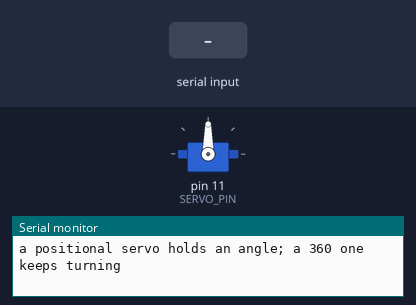
Recording of a sketch running on a simulated Arduino Uno, built with avr-gcc and run on an emulated ATmega328P. Parts: servo, the last lines printed to the serial monitor. The test bench sets the inputs (shaded band).

Above: at 1.5 s.
1.6 s: "s\n" received over Serial
4.6 s: "o\n" received over Serial
At 5.8 s:
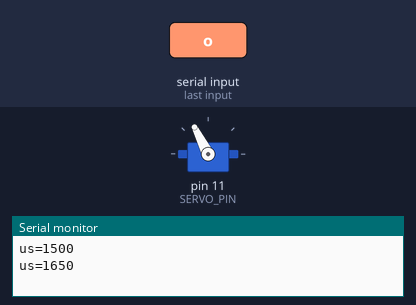
6.1 s: "c\n" received over Serial
At 7.2 s:
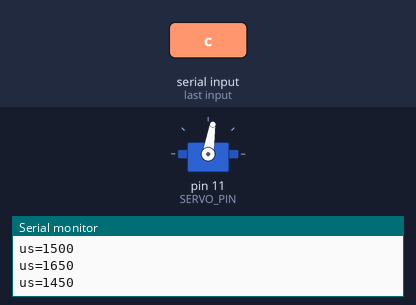
7.6 s: "-\n" received over Serial
At 8.3 s:
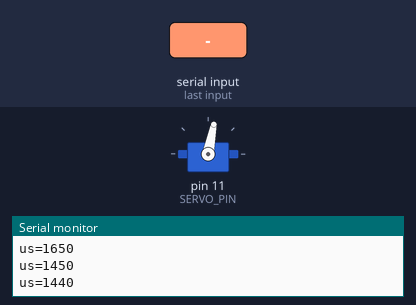
Timing chart, 0 to 10.1 s (numbered marks = the images above; inputs shaded):
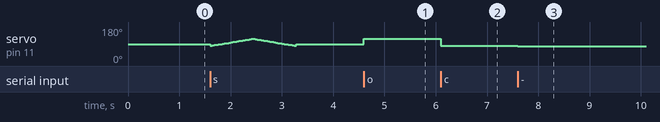

The sketch:

servo_test.ino
```cpp
/*
 * Minimal single-servo test — no NeoPixel, no APDS9960, no host, no protocol.
 *
 * Flash this on its own to prove the servo, its power and its signal pin
 * before blaming the lamp firmware. It includes only Servo.h, so a working
 * sweep here means the hardware is fine and the problem is in the main sketch
 * (pin map, calibration, or a PWM peripheral that could not be claimed).
 *
 * Wiring
 *   signal (orange/yellow) -> SERVO_PIN, D11 by default
 *   red                    -> external 5 V
 *   brown/black            -> GND, common with the Feather
 *
 * Serial monitor at 115200, line ending "New Line":
 *   c        go to CLOSED_US
 *   o        go to OPEN_US
 *   z        go to 1500 us (centre; STOPS a continuous-rotation servo)
 *   + / -    nudge 10 us
 *   1500     go to an absolute pulse width (1000..2000)
 *   s        sweep closed -> open -> closed once (run it unloaded first)
 *   p        print the current pulse width
 *
 * If the horn turns forever instead of holding an angle, this is a **360°
 * continuous-rotation** servo (or a positional one with a dead feedback pot),
 * not a 180° positional servo. On those 1500 us = stop, >1500 and <1500 are
 * the two directions at a speed proportional to the offset; they have no
 * "angle". The blades need a positional servo — see the README.
 */

#include <Servo.h>

const int SERVO_PIN = 11;      // D11 for blade 1; use 9 or 10 for blades 2/3
const int CLOSED_US = 1450;
const int OPEN_US   = 1650;

Servo blade;
int us = 1500;
char buf[16];
uint8_t len = 0;

void show() {
  Serial.print("us=");
  Serial.println(us);
}

void moveTo(int target) {
  if (target < 1000) target = 1000;
  if (target > 2000) target = 2000;
  us = target;
  blade.writeMicroseconds(us);
  show();
}

void sweep() {
  for (int u = CLOSED_US; u <= OPEN_US; u += 10) {
    blade.writeMicroseconds(u);
    delay(40);
  }
  for (int u = OPEN_US; u >= CLOSED_US; u -= 10) {
    blade.writeMicroseconds(u);
    delay(40);
  }
  moveTo(us);
}

void handle(char *line) {
  if (!strcmp(line, "c")) {
    moveTo(CLOSED_US);
  } else if (!strcmp(line, "o")) {
    moveTo(OPEN_US);
  } else if (!strcmp(line, "z")) {
    moveTo(1500);                 // centre; the stop point of a 360 servo
  } else if (!strcmp(line, "+")) {
    moveTo(us + 10);
  } else if (!strcmp(line, "-")) {
    moveTo(us - 10);
  } else if (!strcmp(line, "s")) {
    sweep();
  } else if (!strcmp(line, "p")) {
    show();
  } else {
    int v = atoi(line);
    if (v >= 1000 && v <= 2000) {
      moveTo(v);
    } else {
      Serial.println("1000..2000 only");
    }
  }
}

void setup() {
  Serial.begin(115200);
  int idx = blade.attach(SERVO_PIN, 1000, 2000);
  Serial.print("servo on D");
  Serial.print(SERVO_PIN);
  Serial.print(" attach=");
  Serial.println(idx);            // 255 = INVALID_SERVO, no PWM channel
  delay(300);
  moveTo(us);
  Serial.println("c=closed  o=open  z=stop  +/-=nudge  s=sweep  p=print");
  Serial.println("a positional servo holds an angle; a 360 one keeps turning");
}

void loop() {
  while (Serial.available()) {
    int c = Serial.read();
    if (c < 0) break;
    if (c == '\n' || c == '\r') {
      if (len > 0) {
        buf[len] = '\0';
        handle(buf);
        len = 0;
      }
    } else if (len < sizeof(buf) - 1) {
      buf[len++] = (char)c;
    } else {
      len = 0;   // overflow: drop the line
    }
  }
}
```

Measured:
- after the input at 4.6 s, servo on pin 11 (SERVO_PIN): 90° → 117° at once
- after the input at 6.1 s, servo on pin 11 (SERVO_PIN): 117° → 81° at once
- after the input at 7.6 s, servo on pin 11 (SERVO_PIN): 81° → 79° at once
